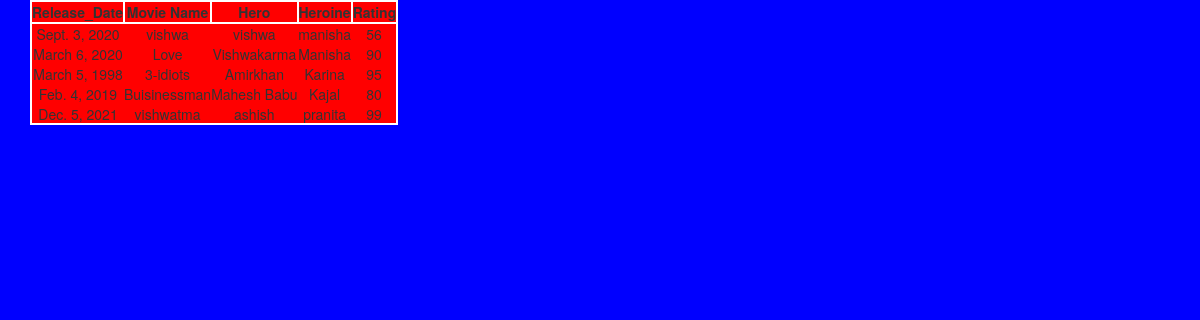
The page /movieslist/ on the database its author committed.
### testapp/models.py (models this page shows)
class Movies(models.Model):
    rdate=models.DateField()
    moviename=models.CharField(max_length=30)
    hero=models.CharField(max_length=30)
    heroine=models.CharField(max_length=30)
    rating=models.IntegerField()

### testapp/views.py (the view)
# urls.py: path('movieslist/',views.listmovie)
def listmovie(request):
    list=Movies.objects.all()
    return render(request,'testapp/movieslist.html',{'list':list})

### templates/testapp/movieslist.html (shortened to what this page needs)
{% load static %}
<!DOCTYPE html>
<html lang="en" dir="ltr">
  <head>
    <link rel="stylesheet" href="https://maxcdn.bootstrapcdn.com/bootstrap/3.3.7/css/bootstrap.min.css">
    <link rel="stylesheet" href='{% static 'css/movies.css' %}'>
  </head>
  <body>
    <div class='container'>
      {% if list %}
      <table>
        <thead>
          <th>Release_Date</th>
          <th>Movie Name</th>
          <th>Hero</th>
          <th>Heroine</th>
          <th>Rating</th>
        </thead>
        {% for l1 in list %}
        <tr>
          <td>{{l1.rdate}}</td>
          <td>{{l1.moviename}}</td>
          <td>{{l1.hero}}</td>
          <td>{{l1.heroine}}</td>
          <td>{{l1.rating}}</td>
        <tr>
          {% endfor %}
        </table>
        {% else %}
        <p>There is any table not found</p>
        {% endif %}
    </div>
  </body>
</html>

### static/css/movies.css (style rules this page uses)
body { background-color:blue; }
table,th { background-color:red; text-align:center; border:2px solid white; }

### rows shown on the page
Movies: rdate "Sept. 3, 2020", moviename "vishwa", hero "vishwa", heroine "manisha", rating "56"
Movies: rdate "March 6, 2020", moviename "Love", hero "Vishwakarma", heroine "Manisha", rating "90"
Movies: rdate "March 5, 1998", moviename "3-idiots", hero "Amirkhan", heroine "Karina", rating "95"
Movies: rdate "Feb. 4, 2019", moviename "Buisinessman", hero "Mahesh Babu", heroine "Kajal", rating "80"
Movies: rdate "Dec. 5, 2021", moviename "vishwatma", hero "ashish", heroine "pranita", rating "99"
